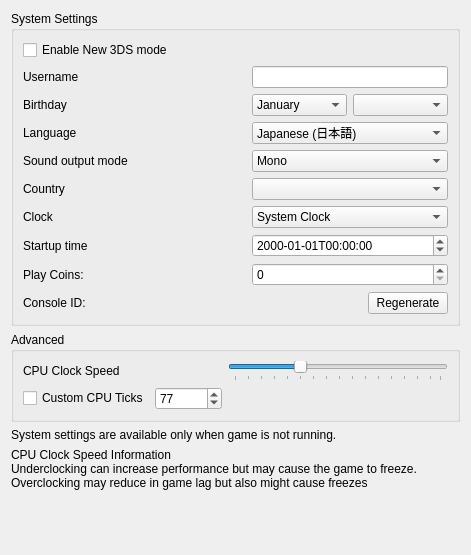
<?xml version="1.0" encoding="UTF-8"?>
<ui version="4.0">
 <class>ConfigureSystem</class>
 <widget class="QWidget" name="ConfigureSystem">
  <property name="geometry">
   <rect>
    <x>0</x>
    <y>0</y>
    <width>471</width>
    <height>555</height>
   </rect>
  </property>
  <property name="windowTitle">
   <string>Form</string>
  </property>
  <layout class="QHBoxLayout" name="horizontalLayout">
   <item>
    <layout class="QVBoxLayout" name="verticalLayout">
     <item>
      <widget class="QGroupBox" name="group_system_settings">
       <property name="title">
        <string>System Settings</string>
       </property>
       <layout class="QGridLayout" name="gridLayout">
        <item row="4" column="1">
         <widget class="QComboBox" name="combo_language">
          <property name="toolTip">
           <string>Note: this can be overridden when region setting is auto-select</string>
          </property>
          <item>
           <property name="text">
            <string>Japanese (日本語)</string>
           </property>
          </item>
          <item>
           <property name="text">
            <string>English</string>
           </property>
          </item>
          <item>
           <property name="text">
            <string>French (français)</string>
           </property>
          </item>
          <item>
           <property name="text">
            <string>German (Deutsch)</string>
           </property>
          </item>
          <item>
           <property name="text">
            <string>Italian (italiano)</string>
           </property>
          </item>
          <item>
           <property name="text">
            <string>Spanish (español)</string>
           </property>
          </item>
          <item>
           <property name="text">
            <string>Simplified Chinese (简体中文)</string>
           </property>
          </item>
          <item>
           <property name="text">
            <string>Korean (한국어)</string>
           </property>
          </item>
          <item>
           <property name="text">
            <string>Dutch (Nederlands)</string>
           </property>
          </item>
          <item>
           <property name="text">
            <string>Portuguese (português)</string>
           </property>
          </item>
          <item>
           <property name="text">
            <string>Russian (Русский)</string>
           </property>
          </item>
          <item>
           <property name="text">
            <string>Traditional Chinese (正體中文)</string>
           </property>
          </item>
         </widget>
        </item>
        <item row="2" column="1">
         <widget class="QLineEdit" name="edit_username">
          <property name="sizePolicy">
           <sizepolicy hsizetype="Preferred" vsizetype="Fixed">
            <horstretch>0</horstretch>
            <verstretch>0</verstretch>
           </sizepolicy>
          </property>
          <property name="maxLength">
           <number>10</number>
          </property>
         </widget>
        </item>
        <item row="2" column="0">
         <widget class="QLabel" name="label_username">
          <property name="text">
           <string>Username</string>
          </property>
         </widget>
        </item>
        <item row="5" column="1">
         <widget class="QComboBox" name="combo_sound">
          <item>
           <property name="text">
            <string>Mono</string>
           </property>
          </item>
          <item>
           <property name="text">
            <string>Stereo</string>
           </property>
          </item>
          <item>
           <property name="text">
            <string>Surround</string>
           </property>
          </item>
         </widget>
        </item>
        <item row="3" column="1">
         <layout class="QHBoxLayout" name="horizontalLayout_birthday2">
          <item>
           <widget class="QComboBox" name="combo_birthmonth">
            <item>
             <property name="text">
              <string>January</string>
             </property>
            </item>
            <item>
             <property name="text">
              <string>February</string>
             </property>
            </item>
            <item>
             <property name="text">
              <string>March</string>
             </property>
            </item>
            <item>
             <property name="text">
              <string>April</string>
             </property>
            </item>
            <item>
             <property name="text">
              <string>May</string>
             </property>
            </item>
            <item>
             <property name="text">
              <string>June</string>
             </property>
            </item>
            <item>
             <property name="text">
              <string>July</string>
             </property>
            </item>
            <item>
             <property name="text">
              <string>August</string>
             </property>
            </item>
            <item>
             <property name="text">
              <string>September</string>
             </property>
            </item>
            <item>
             <property name="text">
              <string>October</string>
             </property>
            </item>
            <item>
             <property name="text">
              <string>November</string>
             </property>
            </item>
            <item>
             <property name="text">
              <string>December</string>
             </property>
            </item>
           </widget>
          </item>
          <item>
           <widget class="QComboBox" name="combo_birthday"/>
          </item>
         </layout>
        </item>
        <item row="4" column="0">
         <widget class="QLabel" name="label_language">
          <property name="text">
           <string>Language</string>
          </property>
         </widget>
        </item>
        <item row="3" column="0">
         <widget class="QLabel" name="label_birthday">
          <property name="text">
           <string>Birthday</string>
          </property>
         </widget>
        </item>
        <item row="5" column="0">
         <widget class="QLabel" name="label_sound">
          <property name="text">
           <string>Sound output mode</string>
          </property>
         </widget>
        </item>
        <item row="6" column="1">
         <widget class="QComboBox" name="combo_country"/>
        </item>
        <item row="6" column="0">
         <widget class="QLabel" name="label_country">
          <property name="text">
           <string>Country</string>
          </property>
         </widget>
        </item>
        <item row="7" column="1">
         <widget class="QComboBox" name="combo_init_clock">
          <item>
           <property name="text">
            <string>System Clock</string>
           </property>
          </item>
          <item>
           <property name="text">
            <string>Fixed Time</string>
           </property>
          </item>
         </widget>
        </item>
        <item row="7" column="0">
         <widget class="QLabel" name="label_init_clock">
          <property name="text">
           <string>Clock</string>
          </property>
         </widget>
        </item>
        <item row="8" column="0">
         <widget class="QLabel" name="label_init_time">
          <property name="text">
           <string>Startup time</string>
          </property>
         </widget>
        </item>
        <item row="9" column="1">
         <widget class="QSpinBox" name="spinBox_play_coins">
          <property name="maximum">
           <number>300</number>
          </property>
         </widget>
        </item>
        <item row="9" column="0">
         <widget class="QLabel" name="label_play_coins">
          <property name="text">
           <string>Play Coins:</string>
          </property>
         </widget>
        </item>
        <item row="12" column="1">
         <widget class="QPushButton" name="button_regenerate_console_id">
          <property name="sizePolicy">
           <sizepolicy hsizetype="Fixed" vsizetype="Fixed">
            <horstretch>0</horstretch>
            <verstretch>0</verstretch>
           </sizepolicy>
          </property>
          <property name="layoutDirection">
           <enum>Qt::RightToLeft</enum>
          </property>
          <property name="text">
           <string>Regenerate</string>
          </property>
         </widget>
        </item>
        <item row="12" column="0">
         <widget class="QLabel" name="label_console_id">
          <property name="text">
           <string>Console ID:</string>
          </property>
         </widget>
        </item>
        <item row="8" column="1">
         <widget class="QDateTimeEdit" name="edit_init_time">
          <property name="displayFormat">
           <string>yyyy-MM-ddTHH:mm:ss</string>
          </property>
         </widget>
        </item>
        <item row="1" column="0">
         <widget class="QCheckBox" name="toggle_new_3ds">
          <property name="text">
           <string>Enable New 3DS mode</string>
          </property>
         </widget>
        </item>
       </layout>
      </widget>
     </item>
     <item>
      <widget class="QGroupBox" name="groupBox">
       <property name="title">
        <string>Advanced</string>
       </property>
       <layout class="QGridLayout" name="gridLayout_2">
        <item row="0" column="0">
         <widget class="QLabel" name="label_3">
          <property name="text">
           <string>CPU Clock Speed</string>
          </property>
         </widget>
        </item>
        <item row="0" column="2">
         <widget class="QSlider" name="slider_clock_speed">
          <property name="toolTip">
           <string>&lt;html&gt;&lt;body&gt;Changes the emulated CPU clock frequency.&lt;br&gt;Underclocking can increase performance but may cause the game to freeze.&lt;br&gt;Overclocking may reduce in game lag but also might cause freezes&lt;/body&gt;&lt;/html&gt;</string>
          </property>
          <property name="minimum">
           <number>0</number>
          </property>
          <property name="maximum">
           <number>79</number>
          </property>
          <property name="singleStep">
           <number>5</number>
          </property>
          <property name="pageStep">
           <number>15</number>
          </property>
          <property name="value">
           <number>25</number>
          </property>
          <property name="orientation">
           <enum>Qt::Horizontal</enum>
          </property>
          <property name="tickPosition">
           <enum>QSlider::TicksBelow</enum>
          </property>
         </widget>
        </item>
        <item row="0" column="1">
         <widget class="QLabel" name="clock_display_label">
          <property name="text">
           <string/>
          </property>
          <property name="alignment">
           <set>Qt::AlignRight|Qt::AlignTrailing|Qt::AlignVCenter</set>
          </property>
         </widget>
        </item>
        <item row="1" column="1">
         <widget class="QSpinBox" name="custom_cpu_ticks">
          <property name="minimum">
           <number>1</number>
          </property>
          <property name="maximum">
           <number>999999999</number>
          </property>
          <property name="value">
           <number>77</number>
          </property>
         </widget>
        </item>
        <item row="1" column="0">
         <widget class="QCheckBox" name="use_custom_cpu_ticks">
          <property name="text">
           <string>Custom CPU Ticks</string>
          </property>
         </widget>
        </item>
       </layout>
      </widget>
     </item>
     <item>
      <layout class="QHBoxLayout" name="horizontalLayout_2"/>
     </item>
     <item>
      <widget class="QLabel" name="label_disable_info">
       <property name="text">
        <string>System settings are available only when game is not running.</string>
       </property>
       <property name="wordWrap">
        <bool>true</bool>
       </property>
      </widget>
     </item>
     <item>
      <widget class="QLabel" name="label_cpu_clock_info">
       <property name="text">
        <string>&lt;html&gt;&lt;head/&gt;&lt;body&gt;&lt;p&gt;CPU Clock Speed Information&lt;br/&gt;Underclocking can increase performance but may cause the game to freeze.&lt;br/&gt;Overclocking may reduce in game lag but also might cause freezes&lt;/p&gt;&lt;/body&gt;&lt;/html&gt;</string>
       </property>
       <property name="textFormat">
        <enum>Qt::RichText</enum>
       </property>
      </widget>
     </item>
     <item>
      <spacer name="verticalSpacer">
       <property name="orientation">
        <enum>Qt::Vertical</enum>
       </property>
       <property name="sizeHint" stdset="0">
        <size>
         <width>20</width>
         <height>40</height>
        </size>
       </property>
      </spacer>
     </item>
    </layout>
   </item>
  </layout>
 </widget>
 <resources/>
 <connections/>
</ui>
